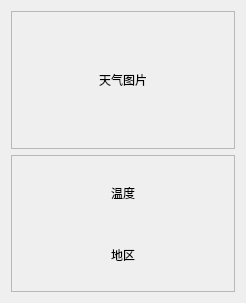
<?xml version="1.0" encoding="UTF-8"?>
<ui version="4.0">
 <class>HomePageWeatherWidget</class>
 <widget class="QWidget" name="HomePageWeatherWidget">
  <property name="geometry">
   <rect>
    <x>0</x>
    <y>0</y>
    <width>246</width>
    <height>303</height>
   </rect>
  </property>
  <property name="windowTitle">
   <string>Form</string>
  </property>
  <layout class="QGridLayout" name="gridLayout_3">
   <item row="0" column="0">
    <widget class="QFrame" name="frame">
     <property name="frameShape">
      <enum>QFrame::StyledPanel</enum>
     </property>
     <property name="frameShadow">
      <enum>QFrame::Raised</enum>
     </property>
     <layout class="QGridLayout" name="gridLayout_2">
      <item row="0" column="0">
       <layout class="QHBoxLayout" name="horizontalLayout">
        <item>
         <spacer name="horizontalSpacer_3">
          <property name="orientation">
           <enum>Qt::Horizontal</enum>
          </property>
          <property name="sizeHint" stdset="0">
           <size>
            <width>40</width>
            <height>20</height>
           </size>
          </property>
         </spacer>
        </item>
        <item>
         <widget class="QLabel" name="labelWeaImg">
          <property name="text">
           <string>天气图片</string>
          </property>
         </widget>
        </item>
        <item>
         <spacer name="horizontalSpacer_4">
          <property name="orientation">
           <enum>Qt::Horizontal</enum>
          </property>
          <property name="sizeHint" stdset="0">
           <size>
            <width>40</width>
            <height>20</height>
           </size>
          </property>
         </spacer>
        </item>
       </layout>
      </item>
     </layout>
    </widget>
   </item>
   <item row="1" column="0">
    <widget class="QFrame" name="frame_2">
     <property name="frameShape">
      <enum>QFrame::StyledPanel</enum>
     </property>
     <property name="frameShadow">
      <enum>QFrame::Raised</enum>
     </property>
     <layout class="QGridLayout" name="gridLayout">
      <item row="0" column="0">
       <spacer name="horizontalSpacer">
        <property name="orientation">
         <enum>Qt::Horizontal</enum>
        </property>
        <property name="sizeHint" stdset="0">
         <size>
          <width>82</width>
          <height>20</height>
         </size>
        </property>
       </spacer>
      </item>
      <item row="0" column="1">
       <layout class="QVBoxLayout" name="verticalLayout">
        <item>
         <widget class="QLabel" name="labelTemperature">
          <property name="text">
           <string>温度</string>
          </property>
         </widget>
        </item>
        <item>
         <widget class="QLabel" name="labelCity">
          <property name="text">
           <string>地区</string>
          </property>
         </widget>
        </item>
       </layout>
      </item>
      <item row="0" column="2">
       <spacer name="horizontalSpacer_2">
        <property name="orientation">
         <enum>Qt::Horizontal</enum>
        </property>
        <property name="sizeHint" stdset="0">
         <size>
          <width>82</width>
          <height>20</height>
         </size>
        </property>
       </spacer>
      </item>
     </layout>
    </widget>
   </item>
  </layout>
 </widget>
 <resources/>
 <connections/>
</ui>
